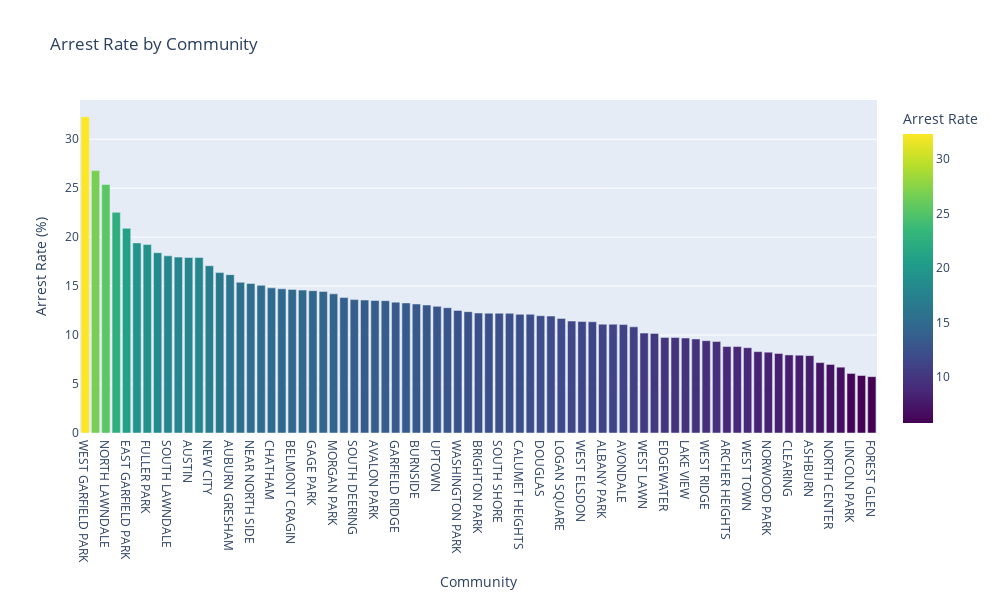

Source (notebook cell):
### Code cell
arrest_trend = crime_df.groupby('community_name')['arrest_rate_by_community'].mean().round(2)
arrest_trend = arrest_trend.reset_index()
arrest_trend.columns = ['Community', 'Arrest Rate']

# Create the bar chart
fig = px.bar(
    arrest_trend,
    x='Community',
    y='Arrest Rate',
    title="Arrest Rate by Community",
    labels={'Community': 'Arrest Rate (%)', 'Community': 'Community Name'},
    color='Arrest Rate',  # Color by arrest rate for a gradient effect
    color_continuous_scale='Viridis'   # Choose a color scale (optional)
)

# Update layout for better readability
fig.update_layout(
    xaxis={'categoryorder':'total descending'},  # Sort communities by arrest rate
    xaxis_title="Community",
    yaxis_title="Arrest Rate (%)",
    height=600,
    width=1000
)

# Show the chart
fig.show()

### Figure 1 — Plotly figure (JSON) as saved in the notebook; plotly's stock layout.template omitted (floating-point values rounded to 4 significant figures)
{"data": [{"alignmentgroup": "True", "hovertemplate": "Community Name=%{x}<br>Arrest Rate=%{marker.color}<extra></extra>", "legendgroup": "", "marker": {"color": [11.11, 8.83, 12.22, 7.9, 16.17, 17.92, 13.53, 11.07, 14.66, 8.83, 11.36, 12.25, 13.17, 12.12, 14.82, 14.46, 7.97, 11.97, 9.6, 20.9, 11.94, 9.76, 7.19, 17.96, 5.75, 19.24, 14.53, 13.36, 12.12, 15.39, 8.31, 14.72, 26.79, 5.87, 9.75, 10.84, 6.72, 9.7, 6.08, 10.17, 11.7, 17.92, 13.51, 12.23, 9.34, 14.21, 11.11, 15.27, 13.07, 11.43, 17.08, 7, 25.37, 7.94, 8.25, 8.12, 22.53, 12.79, 19.41, 12.39, 13.58, 16.38, 13.83, 13.62, 18.09, 12.23, 12.93, 14.59, 12.52, 11.38, 18.41, 32.3, 10.2, 15.08, 9.43, 8.71, 13.28], "coloraxis": "coloraxis", "pattern": {"shape": ""}}, "name": "", "offsetgroup": "", "orientation": "v", "showlegend": false, "textposition": "auto", "type": "bar", "x": ["ALBANY PARK", "ARCHER HEIGHTS", "ARMOUR SQUARE", "ASHBURN", "AUBURN GRESHAM", "AUSTIN", "AVALON PARK", "AVONDALE", "BELMONT CRAGIN", "BEVERLY", "BRIDGEPORT", "BRIGHTON PARK", "BURNSIDE", "CALUMET HEIGHTS", "CHATHAM", "CHICAGO LAWN", "CLEARING", "DOUGLAS", "DUNNING", "EAST GARFIELD PARK", "EAST SIDE", "EDGEWATER", "EDISON PARK", "ENGLEWOOD", "FOREST GLEN", "FULLER PARK", "GAGE PARK", "GARFIELD RIDGE", "GRAND BOULEVARD", "GREATER GRAND CROSSING", "HEGEWISCH", "HERMOSA", "HUMBOLDT PARK", "HYDE PARK", "IRVING PARK", "JEFFERSON PARK", "KENWOOD", "LAKE VIEW", "LINCOLN PARK", "LINCOLN SQUARE", "LOGAN SQUARE", "LOOP", "LOWER WEST SIDE", "MCKINLEY PARK", "MONTCLARE", "MORGAN PARK", "MOUNT GREENWOOD", "NEAR NORTH SIDE", "NEAR SOUTH SIDE", "NEAR WEST SIDE", "NEW CITY", "NORTH CENTER", "NORTH LAWNDALE", "NORTH PARK", "NORWOOD PARK", "OAKLAND", "OHARE", "PORTAGE PARK", "PULLMAN", "RIVERDALE", "ROGERS PARK", "ROSELAND", "SOUTH CHICAGO", "SOUTH DEERING", "SOUTH LAWNDALE", "SOUTH SHORE", "UPTOWN", "WASHINGTON HEIGHTS", "WASHINGTON PARK", "WEST ELSDON", "WEST ENGLEWOOD", "WEST GARFIELD PARK", "WEST LAWN", "WEST PULLMAN", "WEST RIDGE", "WEST TOWN", "WOODLAWN"], "xaxis": "x", "y": [11.11, 8.83, 12.22, 7.9, 16.17, 17.92, 13.53, 11.07, 14.66, 8.83, 11.36, 12.25, 13.17, 12.12, 14.82, 14.46, 7.97, 11.97, 9.6, 20.9, 11.94, 9.76, 7.19, 17.96, 5.75, 19.24, 14.53, 13.36, 12.12, 15.39, 8.31, 14.72, 26.79, 5.87, 9.75, 10.84, 6.72, 9.7, 6.08, 10.17, 11.7, 17.92, 13.51, 12.23, 9.34, 14.21, 11.11, 15.27, 13.07, 11.43, 17.08, 7, 25.37, 7.94, 8.25, 8.12, 22.53, 12.79, 19.41, 12.39, 13.58, 16.38, 13.83, 13.62, 18.09, 12.23, 12.93, 14.59, 12.52, 11.38, 18.41, 32.3, 10.2, 15.08, 9.43, 8.71, 13.28], "yaxis": "y"}], "layout": {"barmode": "relative", "coloraxis": {"colorbar": {"title": {"text": "Arrest Rate"}}, "colorscale": [[0, "#440154"], [0.1111, "#482878"], [0.2222, "#3e4989"], [0.3333, "#31688e"], [0.4444, "#26828e"], [0.5556, "#1f9e89"], [0.6667, "#35b779"], [0.7778, "#6ece58"], [0.8889, "#b5de2b"], [1, "#fde725"]]}, "height": 600, "legend": {"tracegroupgap": 0}, "title": {"text": "Arrest Rate by Community"}, "width": 1000, "xaxis": {"anchor": "y", "autorange": true, "categoryorder": "total descending", "domain": [0, 1], "range": [-0.5, 76.5], "title": {"text": "Community"}, "type": "category"}, "yaxis": {"anchor": "x", "autorange": true, "domain": [0, 1], "range": [0, 34], "title": {"text": "Arrest Rate (%)"}, "type": "linear"}}}
